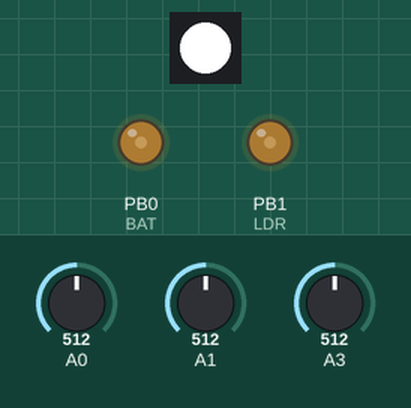
Simulated run of this sketch. Board: ATtiny85, built with avr-gcc and run on an emulated ATtiny85. On the bench: 1 RGB LEDs in strip order, left to right, output pins drawn as LEDs (lit = HIGH). The test bench sets the inputs (shaded band); at power-on: A3 = 512, A0 = 512, A1 = 512. Dim RGB values are drawn brighter than linear; random numbers use the default seed unless the sketch sets one.

Above: at 0.79 s.
1.3 s: A3 set to 881
4.3 s: A3 set to 907
At 4.58 s:
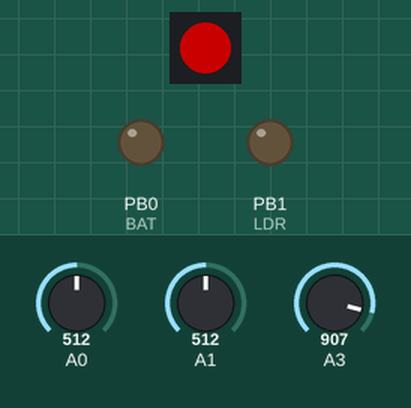
7.3 s: A3 set to 890
At 8.93 s:
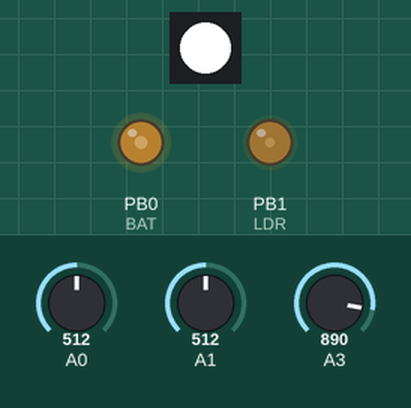
10.3 s: A3 set to 900
At 12.94 s:
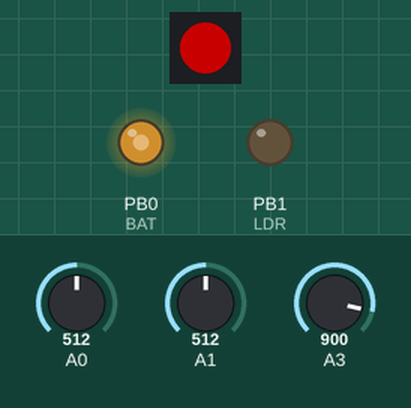
Timing chart, 0 to 14.3 s (numbered marks = the images above; inputs shaded):
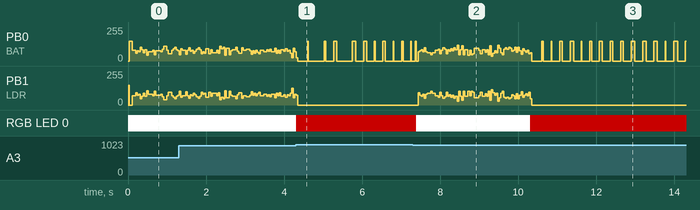

Measured:
- the behaviour switches between 899 and 900 on A3 (found by bisection; images 0 and 1)
- after the input at 4.3 s, RGB LED 0: RGB(255, 255, 255) → RGB(100, 0, 0) at once
- after the input at 10.3 s, RGB LED 0: RGB(255, 255, 255) → RGB(100, 0, 0) at once

The sketch:

robotarioWalls.ino
```cpp
// NYU Shanghai
// Introduction to Robotics
// 2019-11-16
// Robotario

// This code uses NeoPixel  (c) 2013 Shae Erisson released under the GPLv3 license to match the rest of the AdaFruit NeoPixel library
//use the board definition Attiny85 Internal 8MHz
//upload using programmer once to flash the fuses by pressing shift and clicking on upload

#define FAST    150   //value of the motor speed normal movement
#define SLOW    90   //value of the motor speed slowest movement
#define TCHECK   30  //time in ms to explore
#define TCHARGE  10   //time in minutes to recharge
#define TSURE    5    //n times that it checked to be on the base
#define TZIGZAG  30   //time between curves for a Zig Zag
#define LIGHT   800   //value from ADC that indicates LDRs under the reflector
#define BAT     512   //value that indicates low battery
#define BASE    200   //value that indicates possible recharging base found
#define WALL    900   //value that indicates wall ahead


#define START   0     // starting state of the device
#define REST    1     // for resting and waiting for light
#define EXPLORE 2     // after detecting light, it expores around
#define RUNAWAY 3     // for running away
#define TURNING 4     // turns away from the walls to avoid a collision
#define LOWBAT  5     // with low battery and looking for a charging station
#define CONFIRM 6     // confirming it's a charging station
#define CHARGE  7    // it's charging it's battery
#define CHARGED 8    // it's fully charged and it should go to a dark spot

#define PIN            4  //Neopixel data pin               (pin 3 on DIP8)
#define BAT            0  //ADC0, battery voltage divider   (pin 1 on DIP8)
#define LDR            1  //ADC1, light sensor              (pin 7 on DIP8)
#define IR             3  //ADC3, infrared sensor           (pin 2 on DIP8)
#define M1             0  //motor 1                         (pin 5 on DIP8)
#define M2             1  //motor 2                         (pin 6 on DIP8)

#define NUMPIXELS      1 // only one LED

int state = START; // 0 for starting
int IRsensorValue;
int LDRsensorValue;
int BATsensorValue;
int charging = 0;

int onState = LOW;

unsigned long previousMillis = 0;        // will store last time on movement was updated


// constants won't change:
const long interval = 100;           // interval at which to blink (milliseconds)
const long stepTurn = 500;

#include <Adafruit_NeoPixel.h>

#ifdef __AVR__
#include <avr/power.h>
#endif

Adafruit_NeoPixel pixels = Adafruit_NeoPixel(NUMPIXELS, PIN, NEO_GRB + NEO_KHZ800);

//here we should get ready the watchdog and timer


void setup() {
  pinMode(BAT, INPUT);
  pinMode(LDR, INPUT);
  pinMode(IR, INPUT);
  pinMode(M1, OUTPUT);
  pinMode(M2, OUTPUT);
  pixels.begin(); // This initializes the NeoPixel library.
  analogReference(INTERNAL2V56);
  state = START;
}

void loop() {

  updateStatus();

  //  switch (state) {
  //    case START:
  //      restingAndWaiting();             // wait for light
  //      break;
  //    case RUNAWAY:
  //      woodGo();             // wood  then go
  //      break;
  //    case TURNING:
  //      turn();              // when you sense the black tape, turn to avoid collision with the wall
  //      state = START;
  //      break;
  //    case CONFIRM:               // make sure that it is a base station
  //      confirmCharge();
  //    //  state = START;
  //      break;
  //    case CHARGE:
  //      waitCharge();        // wait and charge
  //      state = START;
  //      break;
  //      //    case REST:
  //      //      //restingAndWaiting();  // resting and waiting for light
  //      //      break;
  //      //    case EXPLORE:
  //      //      break;
  //      //    case RUNAWAY:
  //      //      //runAway();           // when you are exposed to light, wait for a few seconds and then run away
  //      //      break;
  //      //    case LOWBAT:
  //      //      // lowBat();
  //      //      break;
  //
  //
  //      //      //confirmBase();
  //      //    case CHARGED:
  //      //      waitCharge();        // wait and charge
  //      //      break;
  //  }
  //
  //  //  pixels.show();
  //}
}
void updateStatus() {
  IRsensorValue = analogRead(IR); // read the value from the IR sensor
  LDRsensorValue = analogRead(LDR); // read the value from the LDR sensor
  BATsensorValue = analogRead(BAT); // read the value from the BAT sensor


  //  if ((IRsensorValue > 0 && IRsensorValue <= 200) && (LDRsensorValue < 400 )) {
  //    pixels.setPixelColor(0, pixels.Color(75, 0, 0)); // Moderately bright red color.
  //    state = START;
  //  } else (IRsensorValue > 200 &&
  if ( IRsensorValue >= 900) {
    pixels.setPixelColor(0, pixels.Color(100, 0, 0)); // Moderately bright green color.
    pixels.show();
    turn();
  }
  //  } else if ((IRsensorValue <= 400)  && (LDRsensorValue > 400 )) {
  //    pixels.setPixelColor(0, pixels.Color(0, 75, 0)); // Moderately bright green color.
  //    state = START;
  //  } else if ((IRsensorValue > 400 && IRsensorValue <= 900) && (state != CONFIRM)) {
  //    pixels.setPixelColor(0, pixels.Color(0, 0, 75)); // Moderately bright blue color.
  //    state = CONFIRM;
  //  } else if ((IRsensorValue > 400 && IRsensorValue <= 900) && (state == CONFIRM)) {
  //    pixels.setPixelColor(0, pixels.Color(75, 0, 75)); // Moderately bright purple color.
  //    state = CHARGE;
  else if (IRsensorValue < 900) {
    pixels.setPixelColor(0, pixels.Color(255, 255, 255)); // Moderately bright green color.
    pixels.show();
    int n = random ( 0, interval / 2);
    unsigned long currentMillis = millis();
    if (currentMillis - previousMillis >= n) {
      previousMillis = currentMillis;
      if (onState == LOW) {
        onState = HIGH;
        analogWrite(M1, FAST);
        analogWrite(M2, 0);
      } else {
        onState = LOW;
        analogWrite(M1, 0);
        analogWrite(M2, FAST);
      }
    }
  }

}


//void woodGo() {         //moves in zig zag
//  //  pixels.setPixelColor(0, pixels.Color(0, 0, 125)); // Moderately bright green color.
//  //  pixels.show();
//  analogWrite(M1, FAST);
//  analogWrite(M2, FAST);
//  // delay (TZIGZAG * random(0, 5));  //we could do this with millis
//  //  //  pixels.setPixelColor(0, pixels.Color(0, 125, 125)); // Moderately bright purple color.
//  //  //  pixels.show();
//  //  analogWrite(M1, FAST );
//  //  analogWrite(M2, SLOW * random(0, 2));
//  // delay (TZIGZAG * random(0, 5));
//}
//
//void restingAndWaiting() {
//  analogWrite(M1,  0);
//  analogWrite(M2, 0 );
//}
//
////void runAway() {
////  analogWrite(M1,  SLOW * random(0, 2));
////  analogWrite(M2, FAST );
////}
//
void turn() {
  analogWrite(M1, 0);
  analogWrite(M2, 0);
  delay(100);
  analogWrite(M1, FAST);
  analogWrite(M2, 0);
  delay(random(100));
  analogWrite(M1, 0);
  analogWrite(M2, 0);
  delay(100);

  //  unsigned long previousMillisStep = millis();
  //  unsigned long currentMillis = millis();
  //  previousMillis = millis();
  //
  //  while (currentMillis - previousMillisStep < stepTurn) {
  //    currentMillis = millis();
  //
  //    if (currentMillis - previousMillis >= interval *3) {
  //      previousMillis = currentMillis;
  //      if (onState == LOW) {
  //        onState = HIGH;
  //        analogWrite(M1, FAST);
  //        analogWrite(M2, 0);
  //      } else {
  //        onState = LOW;
  //        analogWrite(M1, 0);
  //        analogWrite(M2, 0);
  //      }
  //    }
  //  }
}
//
//void findCharge() {
//  //moves
//  //  analogWrite(M1, SLOW * random(0, 3));
//  //  analogWrite(M2, SLOW * random(0, 3));
//  // if it finds the charging marker, it goes to the next state
//}
//
//boolean confirmCharge() { //moves a bit
//  analogWrite(M1, SLOW);
//  analogWrite(M2, SLOW);
//  delay(TCHECK);
//  analogWrite(M1, 0);
//  analogWrite(M2, 0);
//  delay(TCHECK);
//  analogWrite(M1, SLOW);
//  analogWrite(M2, SLOW);
//  delay(TCHECK);
//  analogWrite(M1, 0);
//  analogWrite(M2, 0);
//}
//
//void waitCharge() {
//  analogWrite(M1, 0);
//  analogWrite(M2, 0); //stop motors
//  for (int t = 1; t < 3; t++) {     //stays in this loop
//    pixels.setPixelColor(0, pixels.Color(0, 0, 0)); // Moderately bright purple color.
//    pixels.show();
//    delay (1000);
//    pixels.setPixelColor(0, pixels.Color(0, 75, 0)); // Moderately bright green color.
//    pixels.show();
//    delay (10);
//    //    pixels.setPixelColor(0, pixels.Color(0, 0, 75)); // Moderately bright blue color.
//    //    pixels.show();
//    //    delay (100);
//  }
//}
//void lowBat() {
//  //  pixels.setPixelColor(0, pixels.Color(0, 0, 75)); // Moderately bright blue color.
//  //  pixels.show();
//  //  charging = 0;
//  //  if (IRsensorValue > BASE) {                      // if the value indicates presence of wall ahead
//  //    // turn();              // when you sense the black tape, turn to avoid collision with the wall
//  //    status = CONFIRM;
//  //  } else {
//  //    findCharge();       //  when you sense the blue tape, (make sure that it is blue), stop
//  //  }
//}
//
//void confirmBase() {
//  //  if ( IRsensorValue > BASE) {
//  //    pixels.setPixelColor(0, pixels.Color(75, 0, 75)); // Moderately bright purple color.
//  //    pixels.show();
//  //    delay (500);
//  //    pixels.setPixelColor(0, pixels.Color(0, 75, 75)); // Moderately bright yellow color.
//  //    pixels.show();
//  //    delay (500);
//  //
//  //    if (charging ++ > TSURE) {
//  //      status = CHARGE;
//  //    }
//  //    confirmCharge(); //move a little bit to confirm position
//  //  } else {
//  //    charging = 0;
//  //    status = LOWBAT; // do we go back to state lowbat?
//  //  }
//}
```
